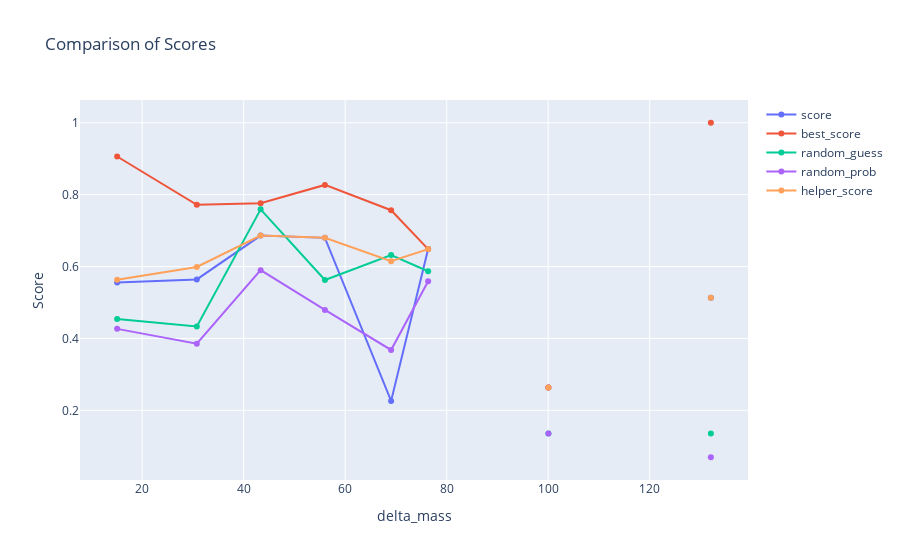

This figure's notebook cell:
### Code cell
# Bin the data by delta_mass into discrete bins
df2['delta_mass_bin'] = pd.cut(df2['delta_mass'], bins=10)

# Calculate the average for each bin
df_grouped2 = df2.groupby('delta_mass_bin').mean().reset_index()


# Create the plot
fig = go.Figure()

# Add scatter plot for each column
columns = ["score", "best_score", "random_guess", "random_prob", "helper_score"]
for col in columns:
    fig.add_trace(go.Scatter(x=df_grouped2["delta_mass"], y=df_grouped2[col], mode='lines+markers', name=col))

# Customize the plot
fig.update_layout(
    title="Comparison of Scores",
    xaxis_title="delta_mass",
    yaxis_title="Score",
    showlegend=True,
)

# Show the plot
fig.show()

### Figure 1 — Plotly figure (JSON) as saved in the notebook; plotly's stock layout.template omitted (floating-point values rounded to 4 significant figures)
{"data": [{"mode": "lines+markers", "name": "score", "type": "scatter", "x": [15.07, 30.77, 43.34, 56.01, 69.05, 76.35, null, 100.1, null, 132.1], "y": [0.5558, 0.5642, 0.6862, 0.6798, 0.2262, 0.6485, null, 0.2636, null, 0.5134]}, {"mode": "lines+markers", "name": "best_score", "type": "scatter", "x": [15.07, 30.77, 43.34, 56.01, 69.05, 76.35, null, 100.1, null, 132.1], "y": [0.9062, 0.7717, 0.7763, 0.8271, 0.7567, 0.6485, null, 0.2636, null, 1]}, {"mode": "lines+markers", "name": "random_guess", "type": "scatter", "x": [15.07, 30.77, 43.34, 56.01, 69.05, 76.35, null, 100.1, null, 132.1], "y": [0.4543, 0.4331, 0.7591, 0.5626, 0.6318, 0.587, null, 0.1353, null, 0.1353]}, {"mode": "lines+markers", "name": "random_prob", "type": "scatter", "x": [15.07, 30.77, 43.34, 56.01, 69.05, 76.35, null, 100.1, null, 132.1], "y": [0.4266, 0.3851, 0.5899, 0.4792, 0.3679, 0.5592, null, 0.1353, null, 0.06948]}, {"mode": "lines+markers", "name": "helper_score", "type": "scatter", "x": [15.07, 30.77, 43.34, 56.01, 69.05, 76.35, null, 100.1, null, 132.1], "y": [0.5631, 0.5987, 0.6862, 0.6798, 0.615, 0.6485, null, 0.2636, null, 0.5134]}], "layout": {"showlegend": true, "title": {"text": "Comparison of Scores"}, "xaxis": {"title": {"text": "delta_mass"}}, "yaxis": {"title": {"text": "Score"}}}}
